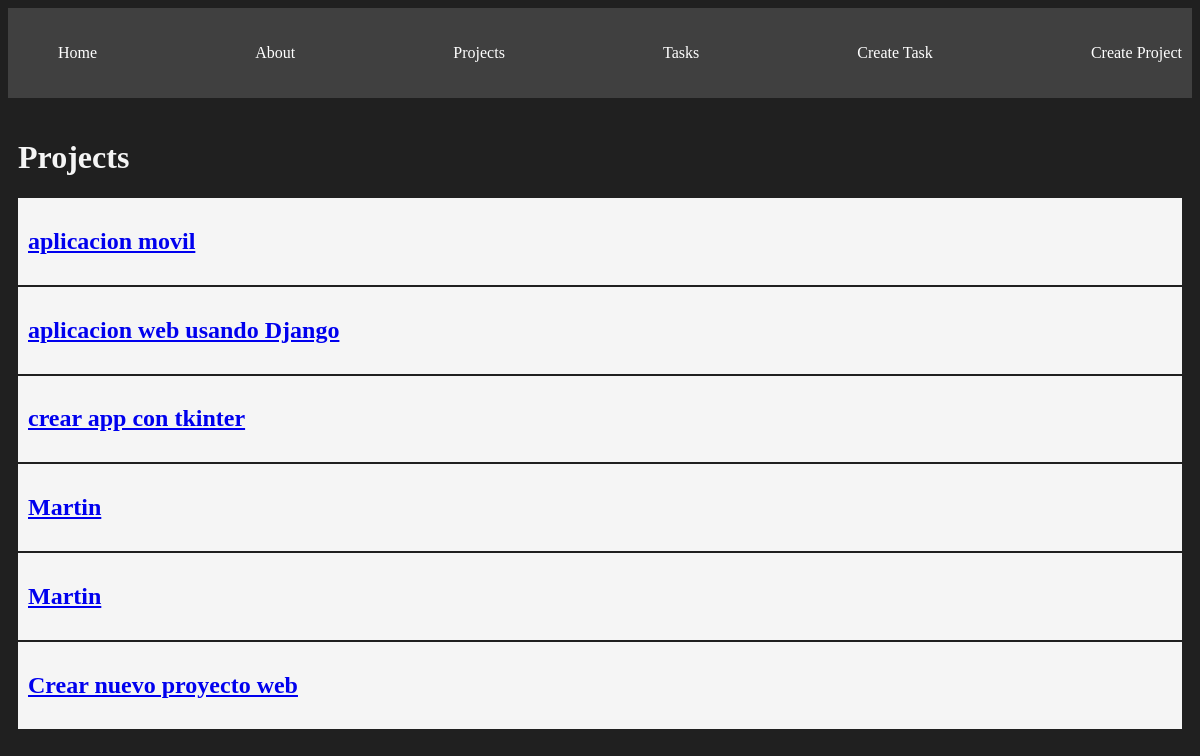
The page /projects/ on the database as committed earlier.
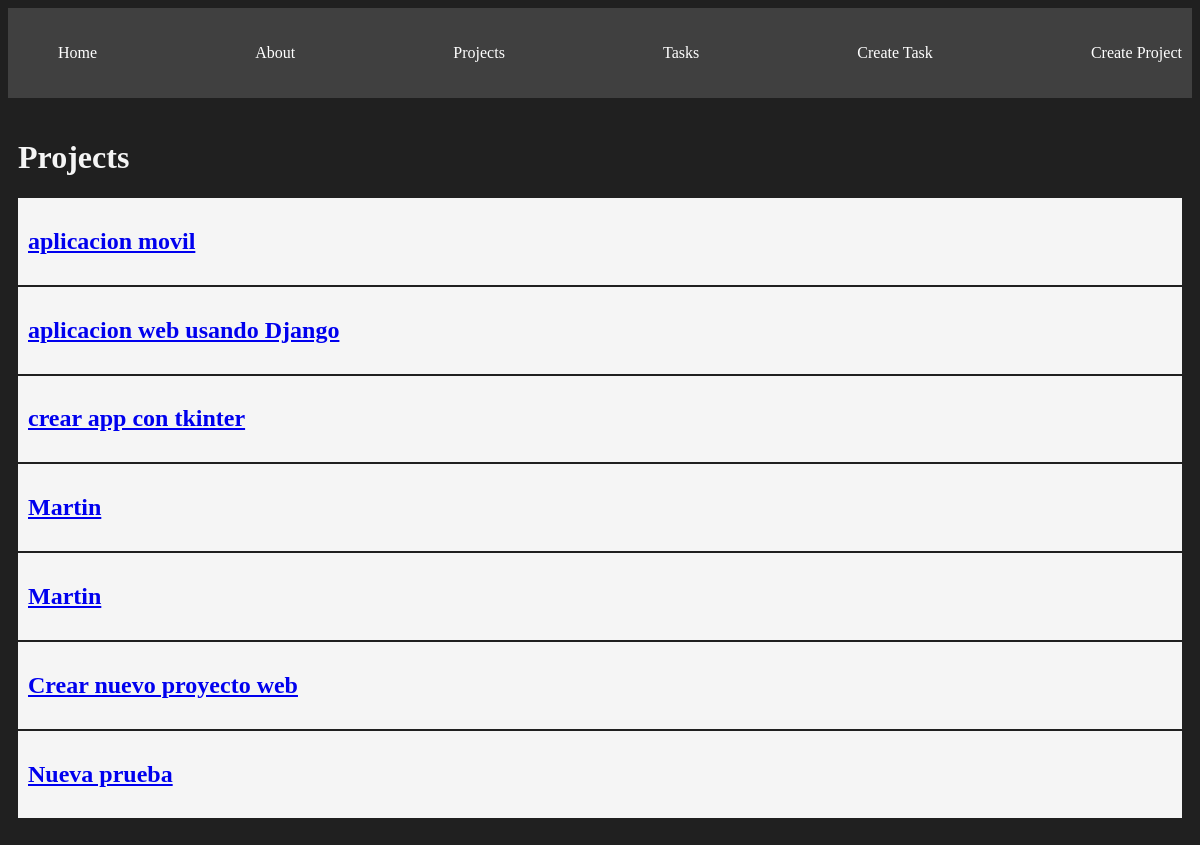
The same page on the database as committed later.
### myapp/models.py (models this page shows, shortened)
class Project(models.Model):
    name = models.CharField(max_length=200)

### myapp/views.py (the view)
# urls.py: path('projects/', views.projects, name="projects"),
def projects(request):
    projects = Project.objects.all()
    return render(request, 'projects/projects.html', {
        'projects': projects
    })

### myapp/templates/projects/projects.html
{% extends 'layouts/base.html' %}
{% block content %}
<h1>Projects</h1>
{% for projects in projects %}
<article class="card">
    <a href="{% url 'project_detail' projects.id %}">
        <h1>{{projects.name}}</h1>
    </a>
</article>
{% endfor %}
{% endblock %}

Rows that differ between the two databases and show on the page:
added Project: name "Nueva prueba"
